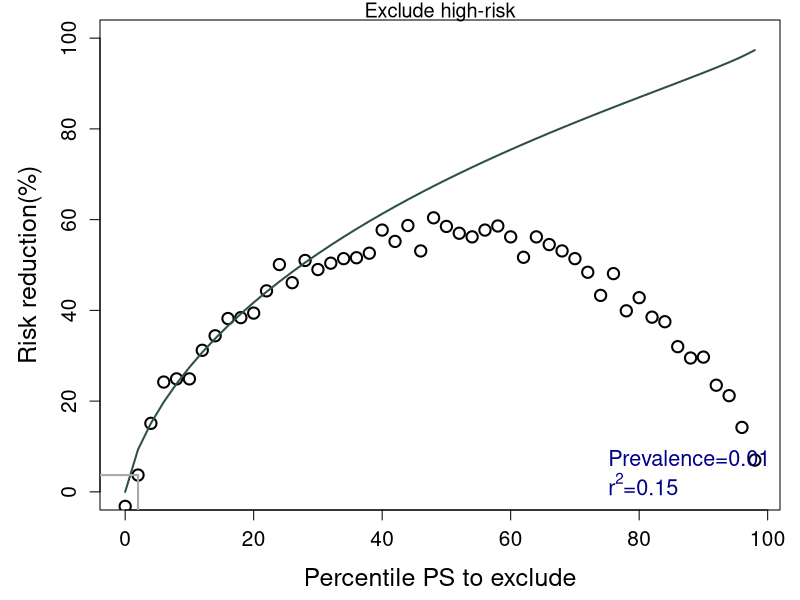

The R source for this figure:

library(MASS)

risk_reduction_exclude = function(r2,K,q)
{
  r = sqrt(r2)
  zk = qnorm(K, lower.tail=F)
  zq = qnorm(q, lower.tail=F)
  integrand_exclude = function(t)
  {
    y = dnorm(t)*pnorm((zk-r*t)/sqrt(1-r^2),lower.tail=F)
    return(y)
  }
  risk = integrate(integrand_exclude,-Inf,zq)$value / (1-q)
  reduction = (K-risk)/K
  return(reduction)
}

risk_reduction_exclude2 = function(r2,K,q)
{
  r = sqrt(r2)
  zk = qnorm(K, lower.tail=F)
  zq = qnorm(q, lower.tail=F)
  a = zq*sqrt(2)
  integrand_t = function(t,x)
  {
    y = dnorm(t)*pnorm((zk-r/sqrt(2)*(x+t))/sqrt(1-r^2),lower.tail=F)
    return(y)
  }
  integrand_x = function(xs)
  {
    y = numeric(length(xs))
    for (i in seq_along(xs))
    {
      x = xs[i]
      temp = integrate(integrand_t,-Inf,a-x,x)$value
      denom = pnorm(a-x)
      if (denom==0) {denom=1e-300} # Avoid dividing by zero
      y[i] = dnorm(x)*temp/denom
    }
    return(y)
  }
  risk = integrate(integrand_x,-Inf,Inf)$value
  reduction = (K-risk)/K
  return(reduction)
}


r2 = 0.15
K = 0.01
n = 25
qs = seq(0,0.98,by=0.02)

nfam = 100000
scores = numeric(nfam)
disease_count = numeric(length(qs))
t_sick = qnorm(1-K)

for (i in seq_along(qs))
{
  cat('\r',i)
  q = qs[i]
  t_exclude = qnorm(1-q)*sqrt(r2)
  disease_count[i] = 0
  ws = rnorm(nfam,0,sqrt(r2/2))
  if (n<Inf)
  {
    xs = rnorm(nfam*n,0,sqrt(r2/2))
    xs = matrix(xs,nrow=nfam)
  }
  envs = rnorm(nfam,0,sqrt(1-r2))
  for (j in seq(1,nfam))
  {
    env = envs[j]
    w = ws[j]
    if (n==Inf)
    {
      while (T)
      {
       x = rnorm(1,0,sqrt(r2/2))
       score = x+w
       if (score<t_exclude)
         break
      }
      liab = score+env
    } else {
      x = xs[j,]
      scores = x+w
      if (any(scores<t_exclude))
      {
        s = min(which(scores<t_exclude))
      } else {
        s = 1
      }
      liab = scores[s]+env
    }
    if (liab>t_sick)
    {
      disease_count[i] = disease_count[i]+1
    }
  }
}
risk_red_sim = (K-disease_count/nfam)/K

risk_red_th = numeric(length(qs))
for (i in seq_along(qs))
{
  q = qs[i]
  risk_red_th[i] = risk_reduction_exclude2(r2,K,q)
}

#png("../Figures/ExcludeHigh.png",1400,1000,res=300)
par(mar=c(4.5,5,1,1))

plot(qs*100,risk_red_sim*100,cex=1.5,xlab="Percentile PS to exclude",ylab="Risk reduction(%)",cex.lab=1.5,cex.axis=1.25,lwd=2,main='Exclude high-risk',font.main=1,ylim=c(0,100))

lines(qs*100,risk_red_th*100,lwd=2,col='darkslategray',lty=1)
legend('bottomright',c(sprintf("Prevalence=%g",K),as.expression(bquote('r'^'2'*'='*.( r2)))),bty='n',cex=1.3,text.col='darkblue')

index = 2
segments(qs[index]*100,-10,qs[index]*100,risk_red_sim[index]*100,col='darkgray',lty=1,lwd=2)
segments(qs[index]*100,risk_red_sim[index]*100,-10,risk_red_sim[index]*100,col='darkgray',lty=1,lwd=2)

#dev.off()